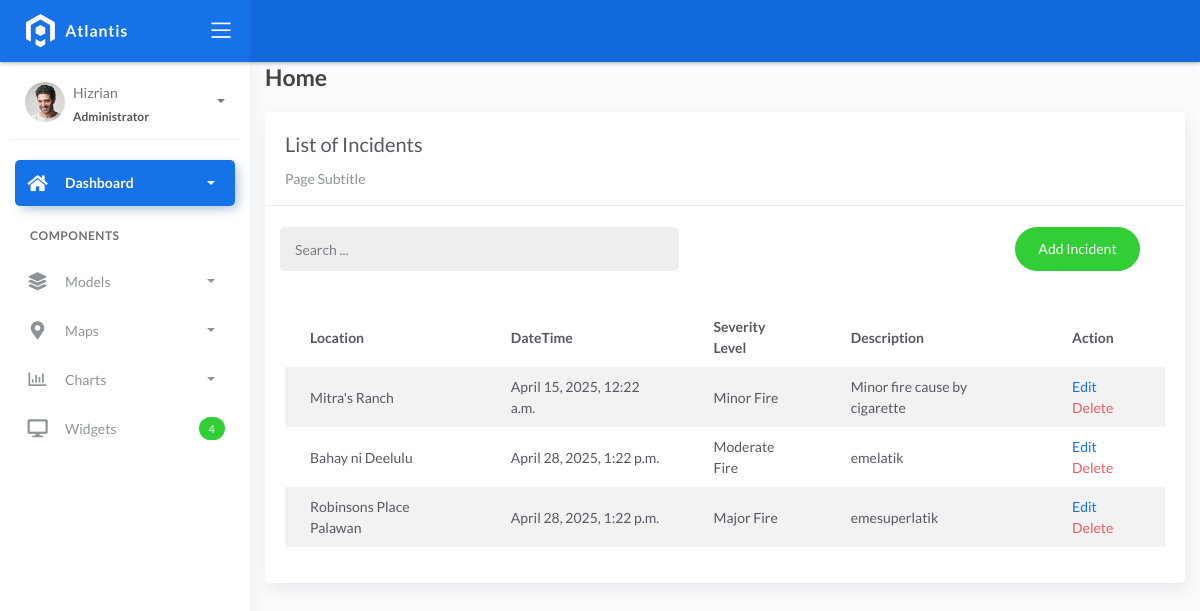
/incident_list, run on an earlier commit of the app's database.
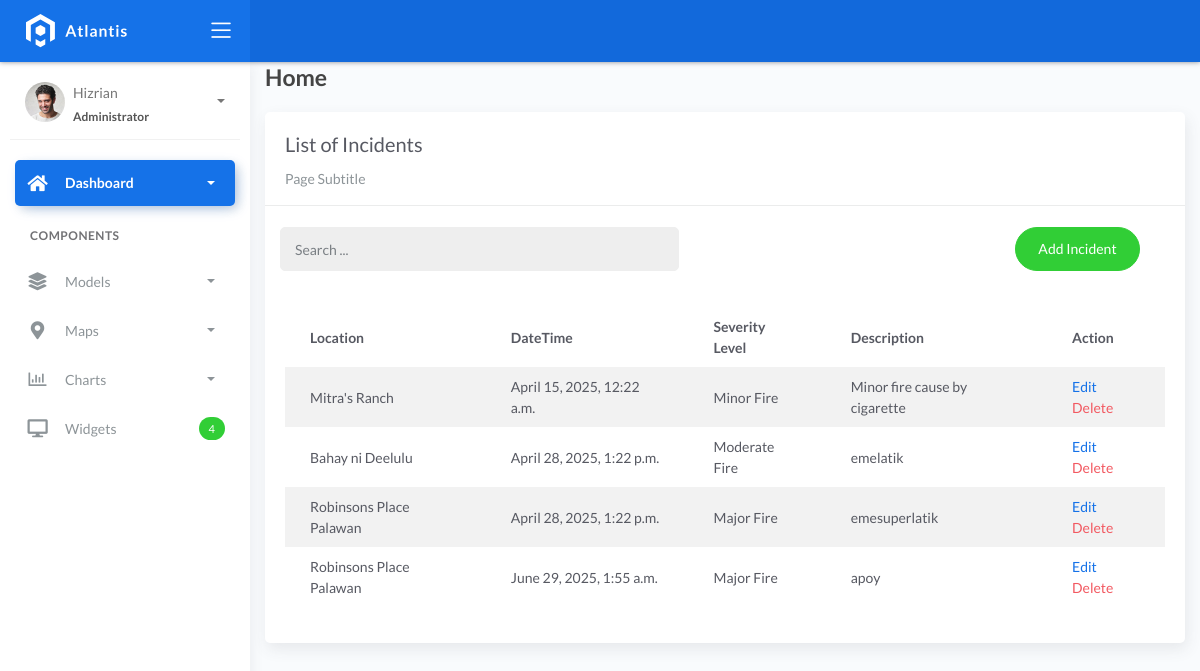
And on a later commit of the database.
### fire/models.py (models this page shows)
class BaseModel(models.Model):
    created_at = models.DateTimeField(auto_now_add=True, db_index=True)
    updated_at = models.DateTimeField(auto_now=True)
    class Meta:
        abstract = True

class Incident(BaseModel):
    SEVERITY_CHOICES = (
        ('Minor Fire', 'Minor Fire'),
        ('Moderate Fire', 'Moderate Fire'),
        ('Major Fire', 'Major Fire'),
    )
    location = models.ForeignKey(Locations, on_delete=models.CASCADE)
    date_time = models.DateTimeField(blank=True, null=True)
    severity_level = models.CharField(max_length=45, choices=SEVERITY_CHOICES)
    description = models.CharField(max_length=250)

class Locations(BaseModel):
    name = models.CharField(max_length=150)
    latitude = models.DecimalField(
        max_digits=22, decimal_places=16, null=True, blank=True)
    longitude = models.DecimalField(
        max_digits=22, decimal_places=16, null=True, blank=True)
    address = models.CharField(max_length=150)
    city = models.CharField(max_length=150)  # can be in separate table
    country = models.CharField(max_length=150)  # can be in separate table
    def __str__(self):
	    return self.name

### fire/views.py (the view)
# urls.py: path('incident_list', IncidentList.as_view(), name='incident-list'),
class IncidentList(ListView):
    model = Incident
    context_object_name = 'incident'
    template_name = 'incident_list.html'
    paginate_by = 5
    def get_queryset(self, *args, **kwargs):
        qs = super(IncidentList, self).get_queryset(*args, **kwargs)
        if self.request.GET.get("q") != None:
            query = self.request.GET.get('q')
            qs = qs.filter(Q(name__icontains=query) |
                        Q(description__icontains=query))
        return qs

### templates/incident_list.html (shortened to what this page needs)
{% extends 'base.html' %} {% load static %} {% block content %}
<div class="content">
    <div class="container-fluid">
        <h4 class="page-title">Home</h4>
        <div class="row">
            <div class="col-md-12">
                <div class="card">
                    <div class="card-header">
                        <div class="card-title">List of Incidents</div>
                        <div class="card-category">Page Subtitle</div>
                    </div>
                    <br />
                        <div class="col-md-12 row">
                            <div class="col-md-6">
                                <form class="navbar-left navbar-form nav-search mr-md-3" action=" { % url 'incident-list % } ">
                                    <div class="input-group">
                                        <input type="text" placeholder="Search ..." class="form-control" name="q" />
                                        <div class="input-group-append">
                                        <span class="input-group-text">
                                        </span>
                                    </div>
                                </div>
                            </form>
                        </div>
                        <div class="col-md-6">
                            <div class="pull-right">
                                <a href="{% url 'incident-add' %}" class="btn btn-success btn-rounded">Add
                                Incident</a>
                            </div>
                        </div>
                    </div>
                    <div class="card-body">
                        <table class="table table-striped mt-3">
                            <thead>
                                <tr>
                                    <th scope="col">Location</th>
                                    <th scope="col">DateTime</th>
                                    <th scope="col">Severity Level</th>
                                    <th scope="col">Description</th>
                                    <th scope="col">Action</th>
                                </tr>
                            </thead>
                            <tbody>
                                {% for object in object_list %}
                                <tr>
                                    <td>{{ object.location }}</td>
                                    <td>{{ object.date_time }}</td>
                                    <td>{{ object.severity_level }}</td>
                                    <td>{{ object.description }}</td>
                                    <td>
                                        <a href="incident_list/{{ object.id }}">Edit</a>
                                        <a href="incident_list/{{ object.id }}/delete" class="text-danger">Delete</a>
                                    </td>
                                    </tr>
                                {% endfor %}
                            </tbody>
                        </table>
                    </div>
                </div>
            </div>
        </div>
    </div>
</div>
{% endblock %}

What changed in the data, as far as the page shows it:
added Incident: location "Robinsons Place Palawan", date_time "June 29, 2025, 1:55 a.m.", severity_level "Major Fire", description "apoy"
